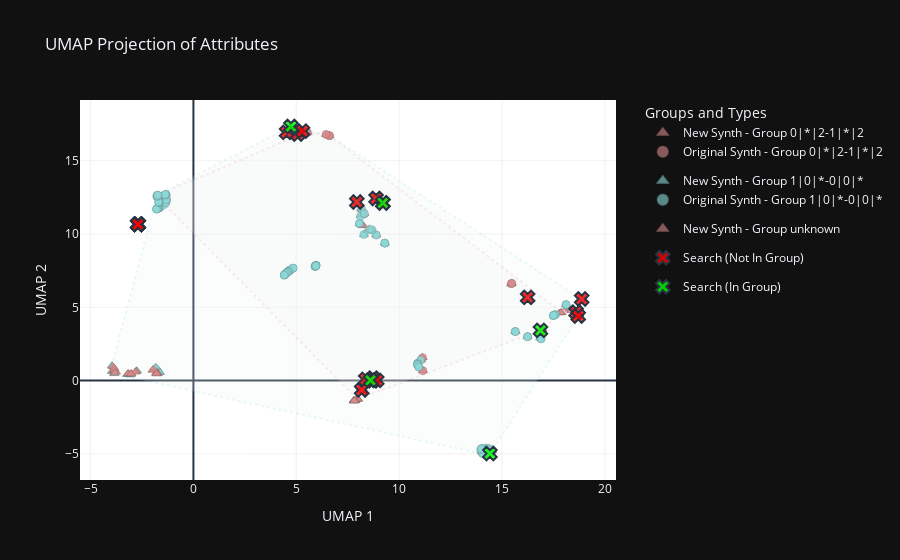

The code cell stored with this chart in its notebook:
### Code cell
# Create and show the plot
fig = plot_embedding_interactive(
    embedding=embedding,
    groups=groups,
    types=types,
    is_part_of_group=is_part_of_group,
    couple_keys=couple_keys,
    matching_groups=matching_groups,
    draw_boundaries=True
)
fig.show()

### Figure 1 — Plotly figure (JSON) as saved in the notebook; plotly's stock layout.template omitted (floating-point values rounded to 4 significant figures; data arrays with more than 128 entries replaced by an {"elided": "..."} marker saying what was removed)
{"data": [{"fill": "toself", "fillcolor": "hsl(0.0,50%,95%)", "hoverinfo": "skip", "line": {"color": "hsl(0.0,50%,70%)", "dash": "dot", "width": 2}, "mode": "lines", "name": "Group 0|*|2-1|*|2 Boundary", "opacity": 0.2, "showlegend": false, "x": [-1.775, 7.969, 16.94, 16.95, 17.9, 6.622, 6.615, 6.603, 6.445, 5.473, -1.739, -1.772, -1.775], "y": [12.56, -1.278, 3.478, 3.491, 4.65, 16.7, 16.71, 16.72, 16.8, 16.96, 12.65, 12.63, 12.56], "type": "scatter"}, {"fill": "toself", "fillcolor": "hsl(180.0,50%,95%)", "hoverinfo": "skip", "line": {"color": "hsl(180.0,50%,70%)", "dash": "dot", "width": 2}, "mode": "lines", "name": "Group 1|0|*-0|0|* Boundary", "opacity": 0.2, "showlegend": false, "x": [4.738, -1.742, -1.776, -3.966, -3.966, -3.86, 14.14, 14.32, 14.38, 14.5, 18.71, 18.86, 6.616, 6.606, 4.738], "y": [17.34, 12.66, 12.56, 1.037, 0.6228, 0.4646, -5.033, -5.003, -4.982, -4.831, 4.397, 5.561, 16.71, 16.71, 17.34], "type": "scatter"}, {"hovertemplate": "Group: %{text}<br>Type: New Synth<br>x: %{x:.2f}<br>y: %{y:.2f}<extra></extra>", "legendgroup": "0|*|2-1|*|2", "marker": {"color": "hsl(0.0,50%,70%)", "line": {"color": "rgba(50,50,50,0.2)", "width": 1}, "opacity": 0.6, "size": 8, "symbol": "triangle-up"}, "mode": "markers", "name": "New Synth - Group 0|*|2-1|*|2", "text": ["0|*|2-1|*|2", "0|*|2-1|*|2", "0|*|2-1|*|2", "0|*|2-1|*|2", "0|*|2-1|*|2", "0|*|2-1|*|2", "0|*|2-1|*|2", "0|*|2-1|*|2", "0|*|2-1|*|2", "0|*|2-1|*|2", "0|*|2-1|*|2", "0|*|2-1|*|2", "0|*|2-1|*|2", "0|*|2-1|*|2", "0|*|2-1|*|2", "0|*|2-1|*|2", "0|*|2-1|*|2", "0|*|2-1|*|2", "0|*|2-1|*|2", "0|*|2-1|*|2", "0|*|2-1|*|2", "0|*|2-1|*|2", "0|*|2-1|*|2", "0|*|2-1|*|2", "0|*|2-1|*|2", "0|*|2-1|*|2", "0|*|2-1|*|2", "0|*|2-1|*|2", "0|*|2-1|*|2", "0|*|2-1|*|2", "0|*|2-1|*|2", "0|*|2-1|*|2", "0|*|2-1|*|2", "0|*|2-1|*|2", "0|*|2-1|*|2", "0|*|2-1|*|2", "0|*|2-1|*|2", "0|*|2-1|*|2", "0|*|2-1|*|2", "0|*|2-1|*|2", "0|*|2-1|*|2", "0|*|2-1|*|2", "0|*|2-1|*|2", "0|*|2-1|*|2", "0|*|2-1|*|2", "0|*|2-1|*|2", "0|*|2-1|*|2", "0|*|2-1|*|2", "0|*|2-1|*|2", "0|*|2-1|*|2", "0|*|2-1|*|2", "0|*|2-1|*|2", "0|*|2-1|*|2", "0|*|2-1|*|2", "0|*|2-1|*|2", "0|*|2-1|*|2", "0|*|2-1|*|2", "0|*|2-1|*|2", "0|*|2-1|*|2", "0|*|2-1|*|2", "0|*|2-1|*|2", "0|*|2-1|*|2", "0|*|2-1|*|2", "0|*|2-1|*|2", "0|*|2-1|*|2", "0|*|2-1|*|2", "0|*|2-1|*|2", "0|*|2-1|*|2", "0|*|2-1|*|2", "0|*|2-1|*|2"], "x": [16.22, 16.21, 16.22, 16.23, 15.44, 15.44, 15.46, 15.47, 11.14, 11.14, 11.16, 11.15, 11.06, 11.07, 11.0, 11.01, 8.836, 11.16, 8.32, 7.992, 8.344, 16.96, 8.321, 8.791, 8.34, 17.79, 8.327, 7.981, 8.733, 16.95, 8.761, 16.22, 15.44, 16.96, 17.87, 15.48, 8.331, 8.753, 7.993, 17.79, 7.988, 16.22, 8.327, 16.95, 17.79, 7.993, 7.969, 17.88, 11.14, 8.341, 8.803, 16.94, 17.9, 17.86, 8.835, 8.859, 7.972, 17.87, 16.96, 16.94, 8.852, 17.86, 16.22, 8.316, 16.95, 7.997, 15.45, 11.14, 16.94, 7.992], "y": [5.704, 5.711, 5.702, 5.694, 6.603, 6.606, 6.627, 6.637, 1.57, 1.568, 0.6713, 0.6783, 1.425, 1.368, 0.9352, 0.8834, 0.01778, 0.6684, -0.7701, -1.258, -0.784, 3.534, -0.7794, 0.03288, -0.7586, 4.62, -0.7632, -1.27, -0.005945, 3.531, -0.0295, 5.706, 6.606, 3.539, 4.635, 6.647, -0.7721, -0.01611, -1.255, 4.616, -1.261, 5.703, -0.776, 3.489, 4.616, -1.261, -1.278, 4.64, 1.568, -0.7658, 0.01131, 3.493, 4.65, 4.637, 0.01206, 0.01274, -1.273, 4.644, 3.519, 3.491, 0.01567, 4.637, 5.703, -0.7414, 3.491, -1.254, 6.61, 1.566, 3.478, -1.264], "type": "scatter"}, {"hovertemplate": "Group: %{text}<br>Type: New Synth<br>x: %{x:.2f}<br>y: %{y:.2f}<extra></extra>", "legendgroup": "1|0|*-0|0|*", "marker": {"color": "hsl(180.0,50%,70%)", "line": {"color": "rgba(50,50,50,0.2)", "width": 1}, "opacity": 0.6, "size": 8, "symbol": "triangle-up"}, "mode": "markers", "name": "New Synth - Group 1|0|*-0|0|*", "text": ["1|0|*-0|0|*", "1|0|*-0|0|*", "1|0|*-0|0|*", "1|0|*-0|0|*", "1|0|*-0|0|*", "1|0|*-0|0|*", "1|0|*-0|0|*", "1|0|*-0|0|*", "1|0|*-0|0|*", "1|0|*-0|0|*", "1|0|*-0|0|*", "1|0|*-0|0|*", "1|0|*-0|0|*", "1|0|*-0|0|*", "1|0|*-0|0|*", "1|0|*-0|0|*", "1|0|*-0|0|*", "1|0|*-0|0|*", "1|0|*-0|0|*", "1|0|*-0|0|*", "1|0|*-0|0|*", "1|0|*-0|0|*", "1|0|*-0|0|*", "1|0|*-0|0|*", "1|0|*-0|0|*", "1|0|*-0|0|*", "1|0|*-0|0|*", "1|0|*-0|0|*", "1|0|*-0|0|*", "1|0|*-0|0|*", "1|0|*-0|0|*", "1|0|*-0|0|*", "1|0|*-0|0|*", "1|0|*-0|0|*", "1|0|*-0|0|*", "1|0|*-0|0|*", "1|0|*-0|0|*", "1|0|*-0|0|*", "1|0|*-0|0|*", "1|0|*-0|0|*", "1|0|*-0|0|*", "1|0|*-0|0|*", "1|0|*-0|0|*", "1|0|*-0|0|*", "1|0|*-0|0|*", "1|0|*-0|0|*", "1|0|*-0|0|*", "1|0|*-0|0|*", "1|0|*-0|0|*", "1|0|*-0|0|*", "1|0|*-0|0|*", "1|0|*-0|0|*", "1|0|*-0|0|*", "1|0|*-0|0|*", "1|0|*-0|0|*", "1|0|*-0|0|*", "1|0|*-0|0|*", "1|0|*-0|0|*", "1|0|*-0|0|*", "1|0|*-0|0|*", "1|0|*-0|0|*", "1|0|*-0|0|*", "1|0|*-0|0|*", "1|0|*-0|0|*", "1|0|*-0|0|*", "1|0|*-0|0|*", "1|0|*-0|0|*", "1|0|*-0|0|*", "1|0|*-0|0|*", "1|0|*-0|0|*"], "x": [-3.86, -3.21, -1.625, -1.627, -3.96, -3.075, -1.685, -1.662, -3.954, -2.747, -1.845, -1.773, -3.966, -2.749, -1.837, -1.815, -3.925, -1.696, 8.082, -1.708, 4.818, 9.302, -3.215, -3.198, 5.061, -1.839, 6.617, -3.966, -3.928, -2.748, 7.927, 8.15, 8.089, 7.945, 8.152, 8.154, 5.048, 7.93, -3.057, -1.88, 8.131, -2.749, -3.952, -1.7, -1.765, -2.769, 8.284, -1.629, -3.059, -3.055, 4.814, 8.295, 5.071, 9.302, -1.833, -3.224, 8.153, -3.857, -1.631, 8.128, 6.616, -3.958, 6.606, 9.302, 4.824, -3.85, 8.076, -3.953, 8.285, -3.85], "y": [0.4646, 0.4146, 0.5453, 0.5913, 0.6273, 0.3837, 0.5947, 0.6736, 1.017, 0.6709, 0.886, 0.8657, 1.037, 0.6783, 0.8991, 0.8984, 0.6314, 0.5905, 10.7, 0.5345, 16.79, 9.378, 0.4125, 0.4163, 16.82, 0.8778, 16.71, 0.6228, 0.96, 0.6654, 12.2, 11.73, 10.7, 12.19, 11.73, 11.29, 16.83, 12.2, 0.3968, 0.7954, 11.24, 0.6704, 1.015, 0.5954, 0.5666, 0.651, 9.966, 0.5433, 0.4065, 0.3982, 16.77, 9.979, 16.82, 9.378, 0.9055, 0.4112, 11.73, 0.4758, 0.5464, 11.25, 16.71, 0.6183, 16.71, 9.379, 16.77, 0.4753, 10.71, 1.015, 9.967, 0.5209], "type": "scatter"}, {"hovertemplate": "Group: %{text}<br>Type: New Synth<br>x: %{x:.2f}<br>y: %{y:.2f}<extra></extra>", "legendgroup": "unknown", "marker": {"color": "hsl(360.0,50%,70%)", "line": {"color": "rgba(50,50,50,0.2)", "width": 1}, "opacity": 0.6, "size": 8, "symbol": "triangle-up"}, "mode": "markers", "name": "New Synth - Group unknown", "text": {"elided": "216 str values"}, "x": {"elided": "216 float values"}, "y": {"elided": "216 float values"}, "type": "scatter"}, {"hovertemplate": "Group: %{text}<br>Type: Original Synth<br>x: %{x:.2f}<br>y: %{y:.2f}<extra></extra>", "legendgroup": "0|*|2-1|*|2", "marker": {"color": "hsl(0.0,50%,70%)", "line": {"color": "rgba(50,50,50,0.2)", "width": 1}, "opacity": 0.6, "size": 8, "symbol": "circle"}, "mode": "markers", "name": "Original Synth - Group 0|*|2-1|*|2", "text": ["0|*|2-1|*|2", "0|*|2-1|*|2", "0|*|2-1|*|2", "0|*|2-1|*|2", "0|*|2-1|*|2", "0|*|2-1|*|2", "0|*|2-1|*|2", "0|*|2-1|*|2", "0|*|2-1|*|2", "0|*|2-1|*|2", "0|*|2-1|*|2", "0|*|2-1|*|2", "0|*|2-1|*|2", "0|*|2-1|*|2", "0|*|2-1|*|2", "0|*|2-1|*|2", "0|*|2-1|*|2", "0|*|2-1|*|2", "0|*|2-1|*|2", "0|*|2-1|*|2", "0|*|2-1|*|2", "0|*|2-1|*|2", "0|*|2-1|*|2", "0|*|2-1|*|2", "0|*|2-1|*|2", "0|*|2-1|*|2", "0|*|2-1|*|2", "0|*|2-1|*|2", "0|*|2-1|*|2", "0|*|2-1|*|2", "0|*|2-1|*|2", "0|*|2-1|*|2", "0|*|2-1|*|2"], "x": [15.44, 15.45, 15.47, 15.48, 11.13, 11.14, 11.15, 11.15, 6.603, 6.615, 6.622, 6.614, 6.445, 5.547, 5.54, 6.445, 5.473, -1.363, -1.422, -1.683, -1.772, -1.344, -1.405, -1.699, -1.775, -1.317, -1.379, -1.676, -1.772, -1.304, -1.345, -1.685, -1.739], "y": [6.607, 6.609, 6.636, 6.64, 1.561, 1.565, 0.6734, 0.6804, 16.72, 16.71, 16.7, 16.71, 16.8, 16.93, 16.93, 16.8, 16.96, 12.13, 12.27, 12.53, 12.56, 12.17, 12.31, 12.55, 12.56, 12.26, 12.33, 12.59, 12.63, 12.34, 12.37, 12.6, 12.65], "type": "scatter"}, {"hovertemplate": "Group: %{text}<br>Type: Original Synth<br>x: %{x:.2f}<br>y: %{y:.2f}<extra></extra>", "legendgroup": "1|0|*-0|0|*", "marker": {"color": "hsl(180.0,50%,70%)", "line": {"color": "rgba(50,50,50,0.2)", "width": 1}, "opacity": 0.6, "size": 8, "symbol": "circle"}, "mode": "markers", "name": "Original Synth - Group 1|0|*-0|0|*", "text": {"elided": "218 str values"}, "x": {"elided": "218 float values"}, "y": {"elided": "218 float values"}, "type": "scatter"}, {"hovertemplate": "Type: Search<br>%{text}<br>x: %{x:.2f}<br>y: %{y:.2f}<extra></extra>", "marker": {"color": "rgba(255,0,0,0.8)", "line": {"width": 2}, "size": 12, "symbol": "x"}, "mode": "markers", "name": "Search (Not In Group)", "text": ["Couple Key: 1|2|2-2|2|2<br>Status: Not In Group", "Couple Key: 0|1|3-1|1|3<br>Status: Not In Group", "Couple Key: 0|0|1-2|0|1<br>Status: Not In Group", "Couple Key: 0|0|0-1|0|0<br>Status: Not In Group", "Couple Key: 0|2|1-3|2|1<br>Status: Not In Group", "Couple Key: 0|1|0-1|1|0<br>Status: Not In Group", "Couple Key: 0|1|1-1|1|1<br>Status: Not In Group", "Couple Key: 0|2|2-2|2|2<br>Status: Not In Group", "Couple Key: 0|2|0-3|2|0<br>Status: Not In Group", "Couple Key: 1|2|1-3|2|1<br>Status: Not In Group", "Couple Key: 1|2|0-3|2|0<br>Status: Not In Group", "Couple Key: 2|2|0-3|2|0<br>Status: Not In Group", "Couple Key: 2|2|1-3|2|1<br>Status: Not In Group", "Couple Key: 0|1|1-2|1|1<br>Status: Not In Group", "Couple Key: 1|1|0-2|1|0<br>Status: Not In Group", "Couple Key: 1|0|1-2|0|1<br>Status: Not In Group", "Couple Key: 1|1|3-2|1|3<br>Status: Not In Group", "Couple Key: 0|2|2-3|2|2<br>Status: Not In Group", "Couple Key: 3|0|1-3|1|1<br>Status: Not In Group", "Couple Key: 0|0|1-0|1|0<br>Status: Not In Group", "Couple Key: 2|0|0-3|0|0<br>Status: Not In Group", "Couple Key: 0|0|2-0|1|1<br>Status: Not In Group", "Couple Key: 3|0|2-3|0|3<br>Status: Not In Group", "Couple Key: 0|0|3-0|1|1<br>Status: Not In Group"], "x": [-2.701, 9.213, 8.374, 8.176, -2.697, 7.942, 8.878, -2.703, -2.69, -2.692, -2.69, -2.684, -2.684, 4.528, 5.066, 8.732, 5.302, -2.704, 16.24, 18.87, 8.709, 18.6, 8.91, 18.7], "y": [10.66, 12.12, 0.08478, -0.6404, 10.66, 12.18, 12.43, 10.66, 10.67, 10.67, 10.67, 10.68, 10.68, 16.93, 16.81, 0.1634, 17.02, 10.66, 5.679, 5.57, -0.01565, 4.666, 0.01833, 4.404], "type": "scatter"}, {"hovertemplate": "Type: Search<br>%{text}<br>x: %{x:.2f}<br>y: %{y:.2f}<extra></extra>", "marker": {"color": "rgba(0,255,0,0.8)", "line": {"width": 2}, "size": 12, "symbol": "x"}, "mode": "markers", "name": "Search (In Group)", "text": ["Couple Key: 0|1|2-1|1|2<br>Matching Group: [\"0|*|2-1|*|2\"]<br>Status: In Group", "Couple Key: 0|1|2-2|1|2<br>Matching Group: [\"0|*|2-1|*|2\"]<br>Status: In Group", "Couple Key: 1|0|0-2|0|0<br>Matching Group: [\"1|0|*-0|0|*\"]<br>Status: In Group", "Couple Key: 1|0|0-1|1|1<br>Matching Group: [\"1|0|*-0|0|*\"]<br>Status: In Group", "Couple Key: 1|0|0-3|1|0<br>Matching Group: [\"1|0|*-0|0|*\"]<br>Status: In Group"], "x": [9.205, 4.739, 8.605, 16.87, 14.41], "y": [12.12, 17.34, 0.02117, 3.424, -4.975], "type": "scatter"}], "layout": {"legend": {"title": {"text": "Groups and Types"}, "yanchor": "top", "y": 1, "xanchor": "left", "x": 1.05, "itemsizing": "constant"}, "margin": {"r": 200}, "title": {"text": "UMAP Projection of Attributes"}, "xaxis": {"title": {"text": "UMAP 1"}, "showgrid": true, "gridwidth": 1, "gridcolor": "rgba(128,128,128,0.1)"}, "yaxis": {"title": {"text": "UMAP 2"}, "showgrid": true, "gridwidth": 1, "gridcolor": "rgba(128,128,128,0.1)"}, "hovermode": "closest", "plot_bgcolor": "white", "showlegend": true}}
